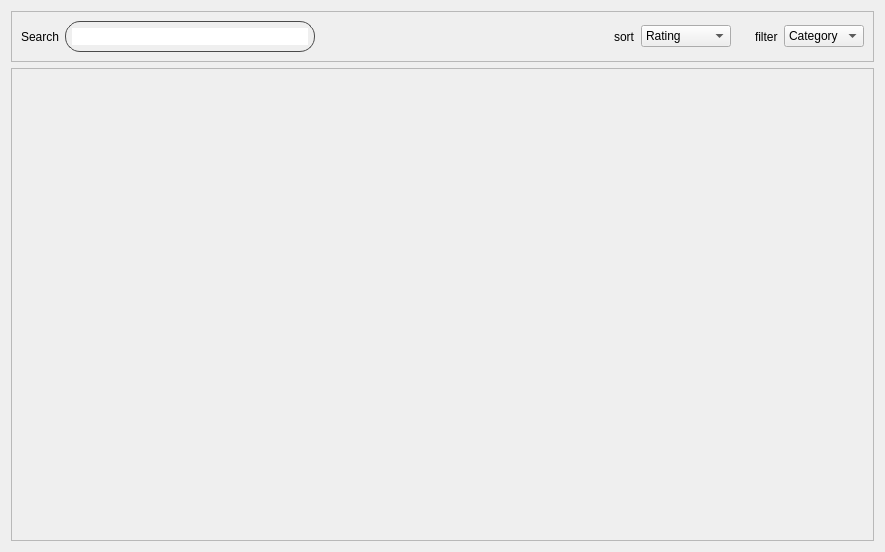
<?xml version="1.0" encoding="UTF-8"?>
<ui version="4.0">
 <class>itemsView</class>
 <widget class="QWidget" name="itemsView">
  <property name="geometry">
   <rect>
    <x>0</x>
    <y>0</y>
    <width>885</width>
    <height>552</height>
   </rect>
  </property>
  <property name="windowTitle">
   <string>Form</string>
  </property>
  <layout class="QVBoxLayout" name="verticalLayout">
   <item>
    <widget class="QFrame" name="titleFrame">
     <property name="maximumSize">
      <size>
       <width>16777215</width>
       <height>51</height>
      </size>
     </property>
     <property name="frameShape">
      <enum>QFrame::StyledPanel</enum>
     </property>
     <property name="frameShadow">
      <enum>QFrame::Raised</enum>
     </property>
     <layout class="QHBoxLayout" name="horizontalLayout_7">
      <property name="leftMargin">
       <number>0</number>
      </property>
      <property name="topMargin">
       <number>0</number>
      </property>
      <property name="rightMargin">
       <number>0</number>
      </property>
      <property name="bottomMargin">
       <number>0</number>
      </property>
      <item>
       <widget class="QWidget" name="searchWidget" native="true">
        <layout class="QHBoxLayout" name="horizontalLayout_2">
         <item>
          <widget class="QLabel" name="searchLabel">
           <property name="sizePolicy">
            <sizepolicy hsizetype="Maximum" vsizetype="Preferred">
             <horstretch>0</horstretch>
             <verstretch>0</verstretch>
            </sizepolicy>
           </property>
           <property name="text">
            <string>Search</string>
           </property>
          </widget>
         </item>
         <item>
          <widget class="QFrame" name="searchAreaFrame">
           <property name="minimumSize">
            <size>
             <width>250</width>
             <height>0</height>
            </size>
           </property>
           <property name="maximumSize">
            <size>
             <width>16777210</width>
             <height>16777215</height>
            </size>
           </property>
           <property name="styleSheet">
            <string notr="true">border: 1px solid #4a4a4a;
border-radius : 15px;</string>
           </property>
           <property name="frameShape">
            <enum>QFrame::StyledPanel</enum>
           </property>
           <property name="frameShadow">
            <enum>QFrame::Raised</enum>
           </property>
           <layout class="QVBoxLayout" name="verticalLayout_2">
            <property name="spacing">
             <number>6</number>
            </property>
            <property name="leftMargin">
             <number>6</number>
            </property>
            <property name="topMargin">
             <number>6</number>
            </property>
            <property name="rightMargin">
             <number>6</number>
            </property>
            <property name="bottomMargin">
             <number>6</number>
            </property>
            <item>
             <widget class="QLineEdit" name="searchLineEdit">
              <property name="sizePolicy">
               <sizepolicy hsizetype="Expanding" vsizetype="Expanding">
                <horstretch>0</horstretch>
                <verstretch>0</verstretch>
               </sizepolicy>
              </property>
              <property name="styleSheet">
               <string notr="true">border: 0px ;
</string>
              </property>
             </widget>
            </item>
           </layout>
          </widget>
         </item>
        </layout>
       </widget>
      </item>
      <item>
       <spacer name="horizontalSpacer">
        <property name="orientation">
         <enum>Qt::Horizontal</enum>
        </property>
        <property name="sizeHint" stdset="0">
         <size>
          <width>40</width>
          <height>20</height>
         </size>
        </property>
       </spacer>
      </item>
      <item>
       <widget class="QWidget" name="sortWidget" native="true">
        <layout class="QHBoxLayout" name="horizontalLayout_3">
         <item>
          <widget class="QLabel" name="sortLabel">
           <property name="sizePolicy">
            <sizepolicy hsizetype="Maximum" vsizetype="Preferred">
             <horstretch>0</horstretch>
             <verstretch>0</verstretch>
            </sizepolicy>
           </property>
           <property name="text">
            <string>sort</string>
           </property>
          </widget>
         </item>
         <item>
          <widget class="QComboBox" name="sortComboBox">
           <item>
            <property name="text">
             <string>Rating</string>
            </property>
           </item>
           <item>
            <property name="text">
             <string>Preference</string>
            </property>
           </item>
          </widget>
         </item>
        </layout>
       </widget>
      </item>
      <item>
       <widget class="QWidget" name="filterWidget" native="true">
        <layout class="QHBoxLayout" name="horizontalLayout_6">
         <item>
          <widget class="QLabel" name="filterLabel">
           <property name="sizePolicy">
            <sizepolicy hsizetype="Maximum" vsizetype="Preferred">
             <horstretch>0</horstretch>
             <verstretch>0</verstretch>
            </sizepolicy>
           </property>
           <property name="text">
            <string>filter</string>
           </property>
          </widget>
         </item>
         <item>
          <widget class="QComboBox" name="filterComboBox">
           <item>
            <property name="text">
             <string>Category</string>
            </property>
           </item>
          </widget>
         </item>
        </layout>
       </widget>
      </item>
     </layout>
    </widget>
   </item>
   <item>
    <widget class="QScrollArea" name="scrollArea">
     <property name="widgetResizable">
      <bool>true</bool>
     </property>
     <widget class="ItemWigdet" name="scrollAreaContentItemsWidget">
      <property name="geometry">
       <rect>
        <x>0</x>
        <y>0</y>
        <width>869</width>
        <height>479</height>
       </rect>
      </property>
     </widget>
    </widget>
   </item>
  </layout>
 </widget>
 <customwidgets>
  <customwidget>
   <class>ItemWigdet</class>
   <extends>QWidget</extends>
   <header>component_library/views/items_widget</header>
   <container>1</container>
  </customwidget>
 </customwidgets>
 <resources/>
 <connections/>
</ui>
